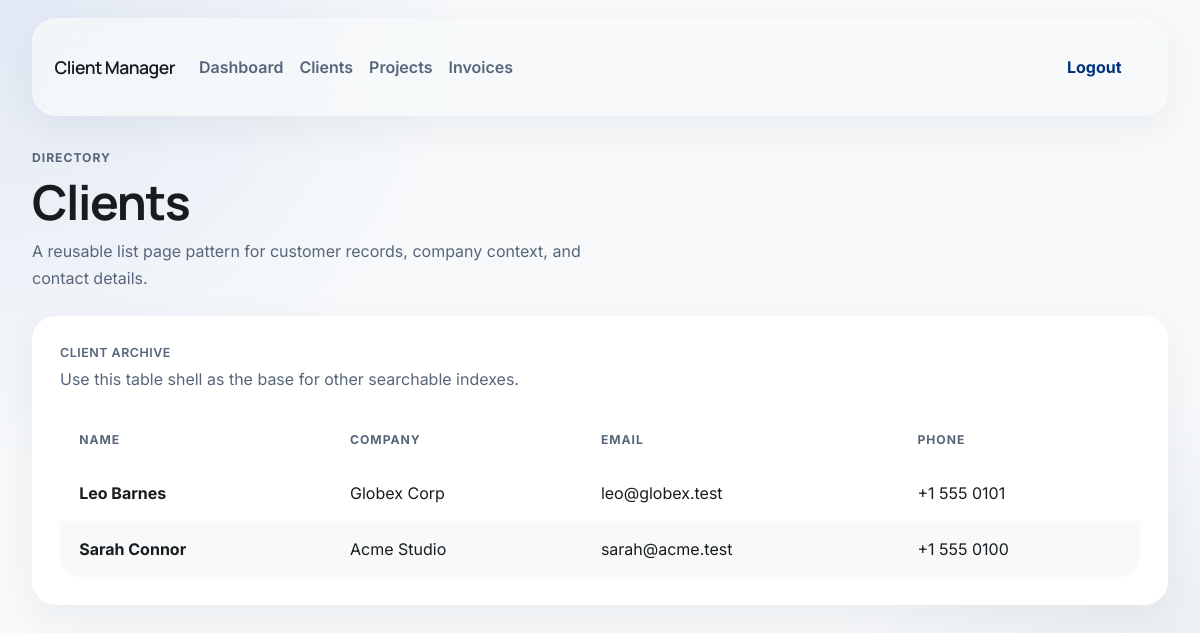
Screenshot of /clients/ (signed in) with the database file from the repository.
### core/models.py (models this page shows, shortened)
class Client(models.Model):
    name = models.CharField(max_length=255)
    email = models.EmailField(unique=True)
    company = models.CharField(max_length=255)
    phone = models.CharField(max_length=50)
    created_at = models.DateTimeField(auto_now_add=True)
    class Meta:
        ordering = ["name"]

### core/views.py (the view)
# urls.py: path("clients/", views.ClientListView.as_view(), name="client_list"),
class ClientListView(LoginRequiredMixin, ListView):
    model = Client
    template_name = "core/client_list.html"
    context_object_name = "clients"

### templates/core/client_list.html (shortened to what this page needs)
{% extends "base.html" %}
{% block content %}
<section class="page-header">
    <div class="page-heading">
        <span class="page-eyebrow">Directory</span>
        <h1 class="page-title">Clients</h1>
        <p class="page-subtitle">A reusable list page pattern for customer records, company context, and contact details.</p>
    </div>
</section>
<section class="app-card">
    <div class="filters-row">
        <div>
            <p class="meta-label mb-1">Client Archive</p>
            <p class="muted-copy">Use this table shell as the base for other searchable indexes.</p>
        </div>
    </div>
    <div class="table-shell">
        <div class="table-responsive">
            <table class="app-table">
                <thead>
                    <tr>
                        <th>Name</th>
                        <th>Company</th>
                        <th>Email</th>
                        <th>Phone</th>
                    </tr>
                </thead>
                <tbody>
                    {% for client in clients %}
                        <tr>
                            <td>
                                <span class="item-title">{{ client.name }}</span>
                            </td>
                            <td>{{ client.company }}</td>
                            <td>{{ client.email }}</td>
                            <td class="text-numeric">{{ client.phone }}</td>
                        </tr>
                    {% empty %}
                        <tr>
                            <td colspan="4" class="text-center text-soft py-4">No clients yet.</td>
                        </tr>
                    {% endfor %}
                </tbody>
            </table>
        </div>
    </div>
</section>
{% endblock %}

### static/css/styles.css (style rules this page uses)
:root { --primary: #00327d; --primary-container: #0047ab; --primary-fixed: #dae2ff; --surface: #f7f9fb; --surface-low: #f2f4f6; --surface-lowest: #ffffff; --surface-bright: #f7f9fb; --surface-tint: #2559bd; --on-surface: #191c1e; --on-secondary-container: #57657a; --outline: #737784; --outline-variant: rgba(195, 198, 213, 0.2); --tertiary: #651f00; --success-soft: #eaf6ef; --warning-soft: #fff4e8; --danger-soft: #fbeceb; --shadow-ambient: 0 12px 40px rgba(25, 28, 30, 0.06); --shadow-soft: 0 18px 50px rgba(25, 28, 30, 0.08); --glass-surface: rgba(247, 249, 251, 0.8); --safe-zone: 32px; --radius-xl: 1.5rem; --radius-lg: 1.125rem; --radius-md: 0.75rem; --radius-sm: 0.5rem; }
html, body { min-height: 100%; }
body { background: radial-gradient(circle at top left, rgba(37, 89, 189, 0.1), transparent 32%), radial-gradient(circle at bottom right, rgba(0, 50, 125, 0.08), transparent 28%), linear-gradient(180deg, var(--surface-bright) 0%, var(--surface) 100%); color: var(--on-surface); font-family: "Inter", sans-serif; }
h1, h2, h3, h4, h5, h6, .navbar-brand, .page-title, .hero-title { color: var(--on-surface); font-family: "Manrope", sans-serif; font-weight: 700; letter-spacing: -0.03em; }
.page-header { align-items: end; display: flex; justify-content: space-between; gap: 24px; margin-bottom: 24px; }
.page-heading { max-width: 720px; }
.page-eyebrow { color: var(--on-secondary-container); display: inline-block; font-family: "Inter", sans-serif; font-size: 0.76rem; font-weight: 700; letter-spacing: 0.08em; margin-bottom: 0.75rem; text-transform: uppercase; }
.page-title { font-size: clamp(2rem, 4vw, 3.4rem); line-height: 0.96; margin: 0 0 0.8rem; }
.page-subtitle { color: var(--on-secondary-container); font-size: 1rem; line-height: 1.7; margin: 0; max-width: 56ch; }
.stat-label, .meta-label, .detail-label { color: var(--on-secondary-container); font-size: 0.78rem; font-weight: 600; letter-spacing: 0.04em; margin-bottom: 0.55rem; text-transform: uppercase; }
.stat-note, .muted-copy, .meta-copy { color: var(--on-secondary-container); margin: 0; }
.app-card { background: var(--surface-lowest); border: 0; border-radius: var(--radius-xl); box-shadow: var(--shadow-ambient); padding: 1.75rem; }
.filters-row { align-items: center; display: flex; flex-wrap: wrap; gap: 0.9rem; justify-content: space-between; margin-bottom: 1.5rem; }
.table-shell { background: var(--surface-lowest); border-radius: var(--radius-lg); overflow: hidden; }
.app-table { margin: 0; width: 100%; }
.app-table thead th { border: 0; color: var(--on-secondary-container); font-size: 0.76rem; font-weight: 700; letter-spacing: 0.08em; padding: 1rem 1.2rem; text-transform: uppercase; }
.app-table tbody tr { transition: background-color 0.18s ease, transform 0.18s ease; }
.app-table tbody tr:nth-child(even) { background: rgba(242, 244, 246, 0.55); }
.app-table td { border: 0; color: var(--on-surface); padding: 1rem 1.2rem; vertical-align: middle; }
.item-title { color: var(--on-surface); display: block; font-weight: 700; text-decoration: none; }
.text-numeric { font-family: "Inter", sans-serif; }

### rows the page displays
Client: name "Leo Barnes", company "Globex Corp", email "leo@globex.test", phone "+1 555 0101"
Client: name "Sarah Connor", company "Acme Studio", email "sarah@acme.test", phone "+1 555 0100"
